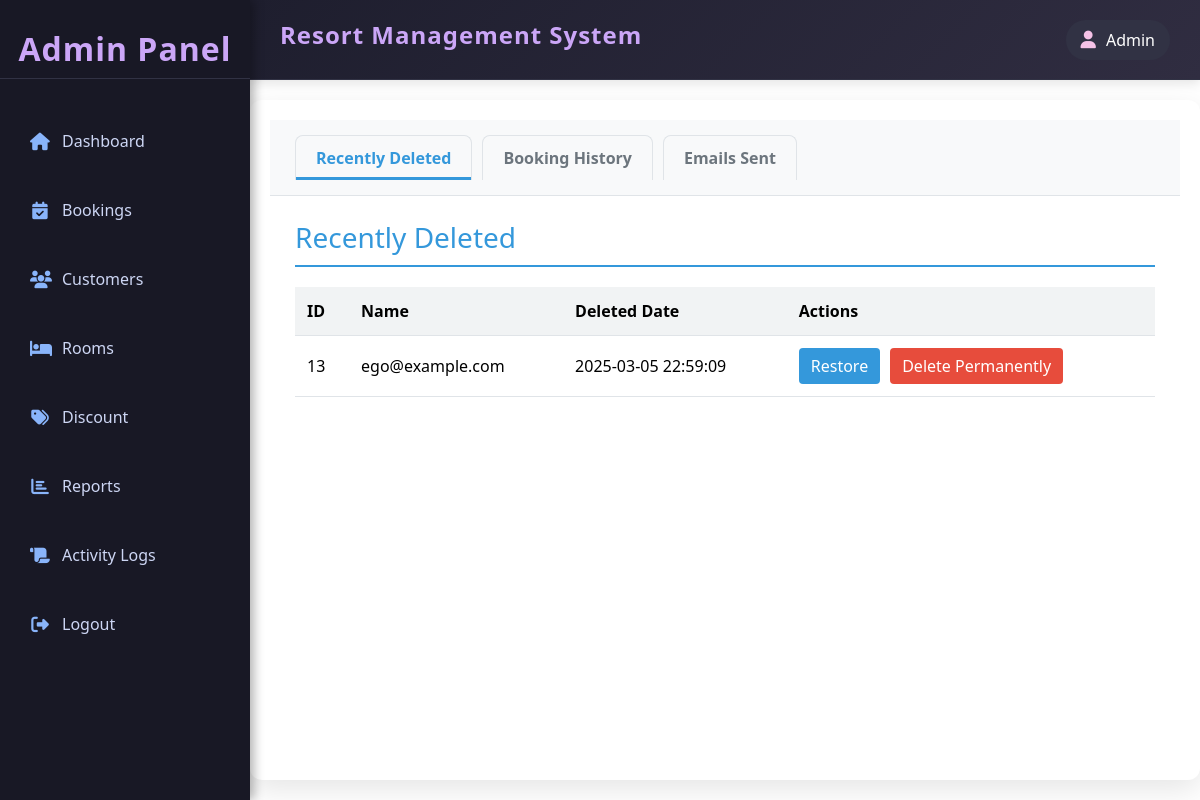
Page /admin/activity_logs/index.php (signed in) on the earlier database version.
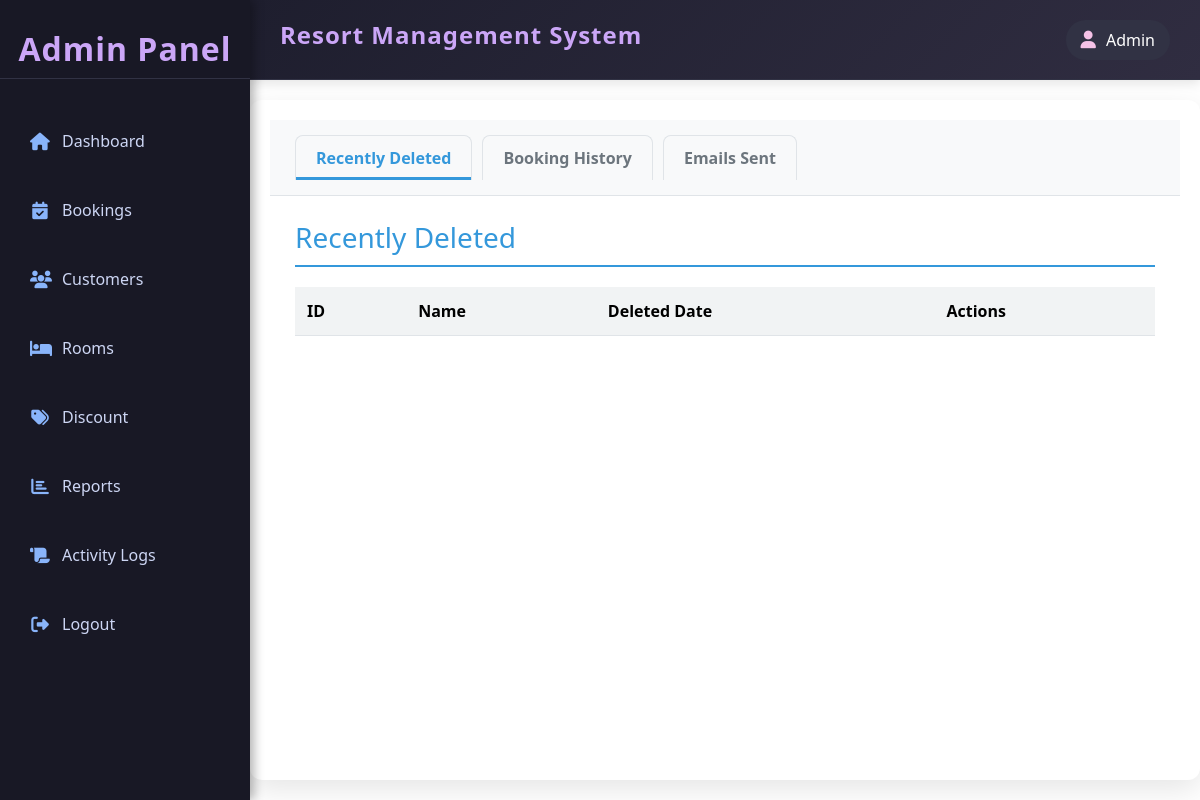
Same page on the later database version.
### tables this page shows
CREATE TABLE IF NOT EXISTS `account` (
  `account_id` int(11) NOT NULL AUTO_INCREMENT,
  `username` varchar(50) NOT NULL,
  `password` varchar(50) NOT NULL,
  `role` enum('user','admin','staff') NOT NULL,
  `last_active` datetime DEFAULT NULL,
  `created_at` timestamp NOT NULL DEFAULT current_timestamp(),
  `updated_at` timestamp NULL DEFAULT NULL,
  `deleted_at` datetime DEFAULT NULL,
  PRIMARY KEY (`account_id`)
);

### admin/activity_logs/index.php (the view, shortened to what this page needs)
<?php
include('../../resources/database/config.php');
include ('../includes/template.php');
?>
<!DOCTYPE html>
<html lang="en">
<head>
    <link rel="stylesheet" href="https://cdnjs.cloudflare.com/ajax/libs/font-awesome/6.4.2/css/all.min.css">
    <link rel="stylesheet" href="https://cdn.jsdelivr.net/npm/bootstrap@5.3.0/dist/css/bootstrap.min.css">
    <div class="content">
        <div class="admin-filter-section">
            <div class="admin-tabs-header">
                <div class="admin-tab active" onclick="showTab('recently-deleted')">
                    Recently Deleted
                </div>
                <div class="admin-tab" onclick="showTab('booking-history')">
                    Booking History
                </div>
                <div class="admin-tab" onclick="showTab('emails-sent')">
                    Emails Sent
                </div>
            </div>
        </div>
        <div id="recently-deleted" class="admin-tab-content active">
            <h3>Recently Deleted</h3>
            <table class="admin-data-table">
                <tr>
                    <th>ID</th>
                    <th>Name</th>
                    <th>Deleted Date</th>
                    <th>Actions</th>
                </tr>
                <?php
                $sql = "SELECT * FROM account WHERE deleted_at IS NOT NULL";
                $result = mysqli_query($conn, $sql);
                while($row = mysqli_fetch_assoc($result)) {
                    echo "<tr>";
                    echo "<td>{$row['account_id']}</td>";
                    echo "<td>{$row['username']}</td>";
                    echo "<td>{$row['deleted_at']}</td>";
                    echo "<td>";
                    echo "<div class='admin-action-buttons'>";
                    echo "<button class='admin-btn-restore' onclick=\"window.location.href='../customer/delete.php?restore={$row['account_id']}'\">Restore</button>";
                    echo "<button class='admin-btn-delete' onclick=\"window.location.href='../customer/delete.php?delete_permanent={$row['account_id']}'\">Delete Permanently</button>";
                    echo "</div>";
                    echo "</td>";
                    echo "</tr>";
                }
                ?>
            </table>
        </div>
    </div>
</body>
</html>

Differences in the rows shown:
removed account: account_id "13", username "ego@example.com", deleted_at "2025-03-05 22:59:09"
